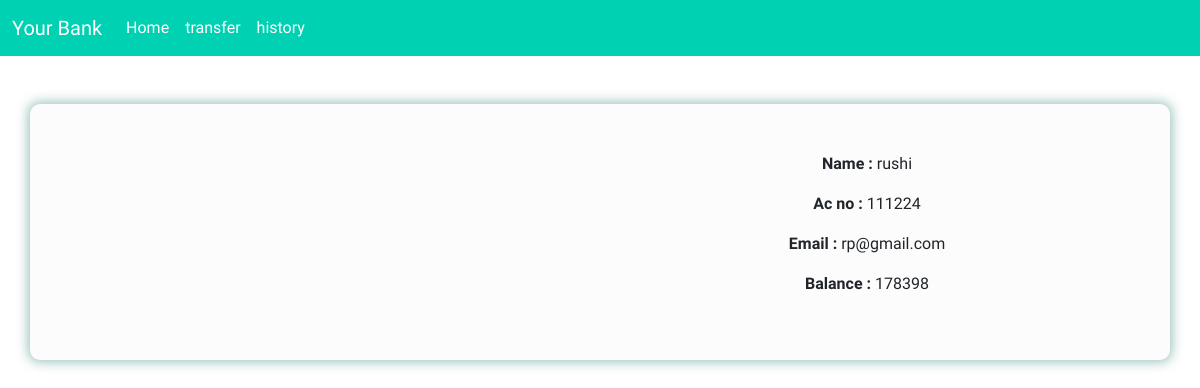
The app's page /about.php?id=5 with its own data.
### tables this page shows
CREATE TABLE `customer` (
  `cust_id` int(10) NOT NULL,
  `name` varchar(50) DEFAULT NULL,
  `ac_no` int(10) DEFAULT NULL,
  `email` varchar(20) NOT NULL,
  `balance` float DEFAULT NULL,
  `img` blob DEFAULT NULL
);

### about.php (the view, shortened to what this page needs)
<?php
include './conect.php';
$id = $_GET['id'];
$query = "SELECT * FROM `customer` where `cust_id` = $id;";
$result = mysqli_query($con, $query);
$res = mysqli_fetch_assoc($result);
?>
<!doctype html>
<html lang="en">
<head>
    <link href="https://cdn.jsdelivr.net/npm/bootstrap@5.0.0-beta1/dist/css/bootstrap.min.css" rel="stylesheet">
</head>
<body style="font-family: 'Yusei Magic', sans-serif;">
    <nav class="navbar navbar-expand-lg navbar-dark" style="background-color:#00d1b2">
  <div class="container-fluid">
    <a class="navbar-brand" href="index.php">Your Bank</a>
    <div class="collapse navbar-collapse" id="navbarNav">
      <ul class="navbar-nav">
        <li class="nav-item">
          <a class="nav-link" style="color: white;" href="index.php">Home</a>
        </li>
        <li class="nav-item">
          <a class="nav-link"href="transection.php" style="color: white;">transfer</a>
        </li>
        <li class="nav-item">
          <a class="nav-link" href="history.php" style="color: white;">history</a></li>
      </ul>
    </div>
  </div>
</nav>
    <div class="container mt-5 center p-5">
    <div class="row align-items-center">
    <div class="col" style="text-align: center;">
    </div>
    <div class="col" style="text-align: center;">
      <p><b>Name : </b><?php echo $res['name'] ?></p>
      <p><b>Ac no : </b><?php echo $res['ac_no'] ?></p>
      <p><b>Email : </b><?php echo $res['email'] ?></p>
      <p><b>Balance : </b><?php echo $res['balance'] ?></p>
    </div>
  </div>
  </div>
</body>
<html>

### about.php (style rules this page uses)
.center { background-color: rgb(252, 252, 252); border-radius: 10px; box-shadow: 0 0 12px 2px rgba(4, 104, 87, 0.4); overflow: hidden; }

### records on screen
customer: name "rushi", ac_no "111224", email "rp@gmail.com", balance "178398"
